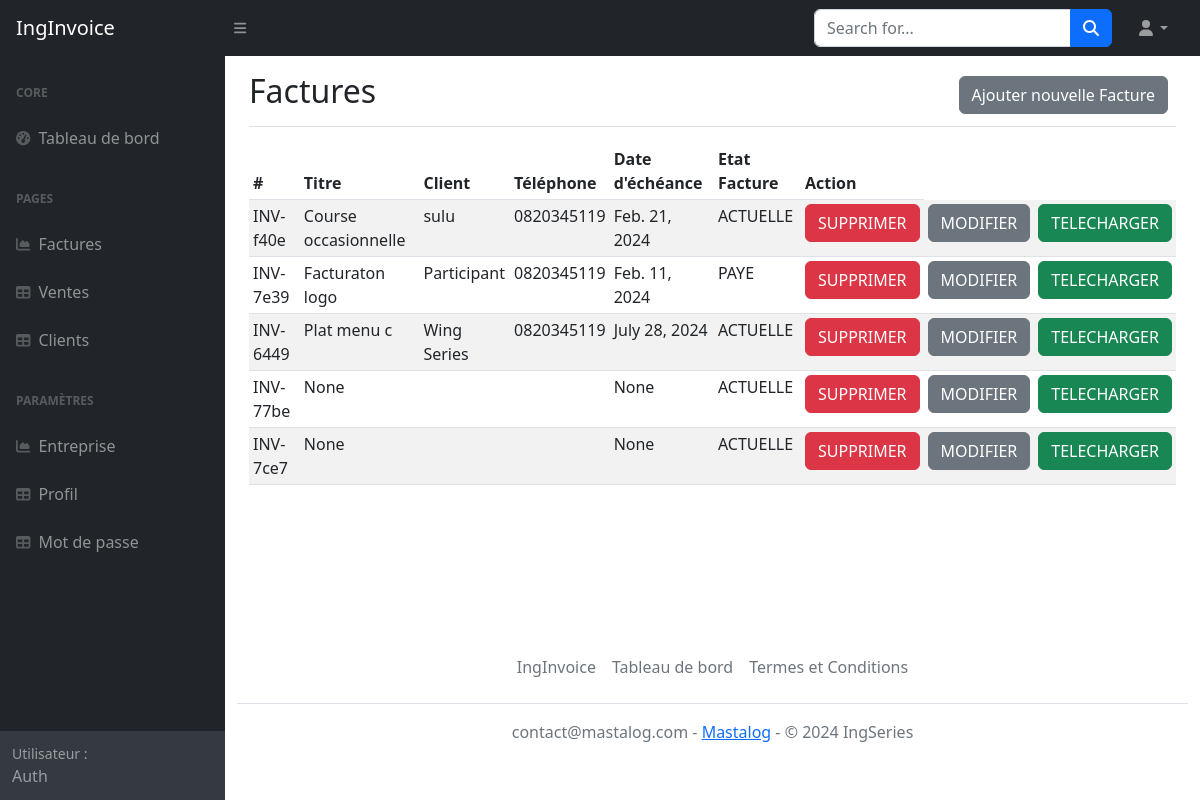
Before: /invoices (signed in) with the older database file.
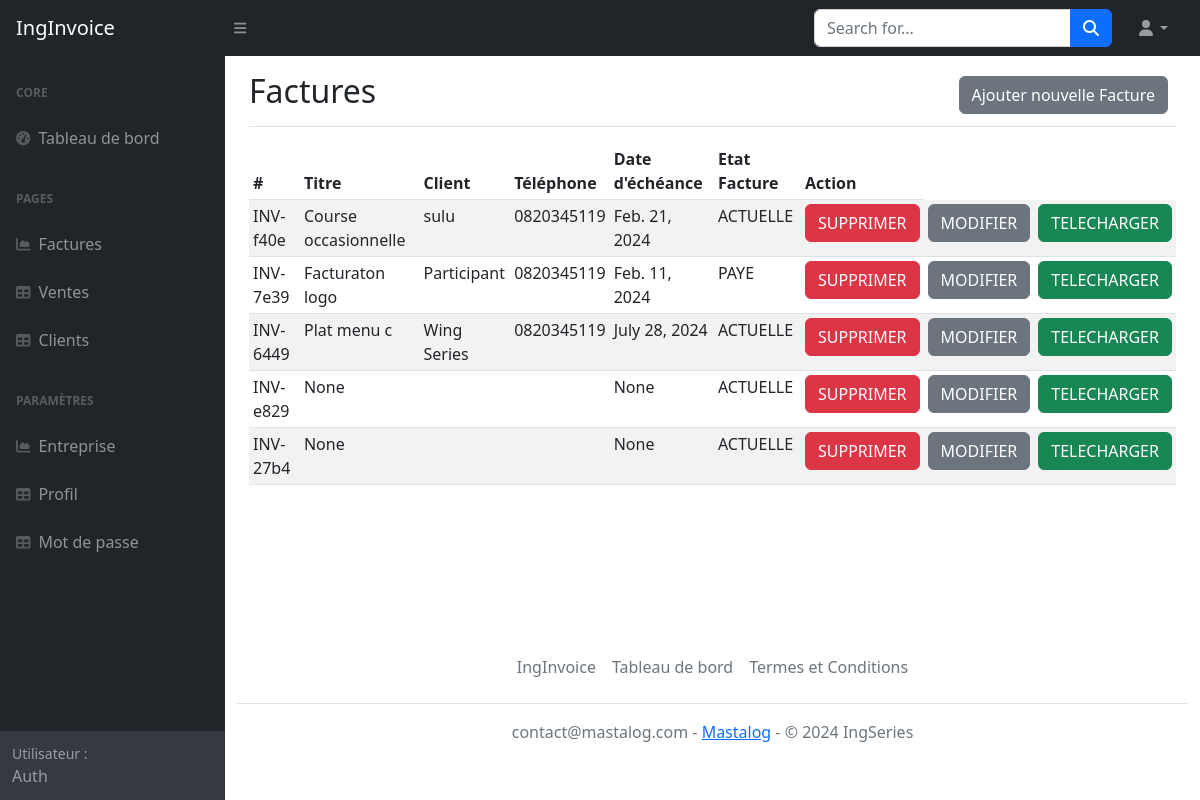
After: the same page with the newer database file.
### invoicing/models.py (models this page shows, shortened)
class Invoice(models.Model):
    TERMS = [
    ('14 jours', '14 jours'),
    ('30 jours', '30 jours'),
    ('60 jours', '60 jours'),
    ]
    STATUS = [
    ('ACTUELLE', 'ACTUELLE'),
    ('EMAIL_ENVOYE', 'EMAIL_ENVOYE'),
    ('RETARD DE PYT', 'RETARD DE PYT'),
    ('PAYE', 'PAYE'),
    ]
    title = models.CharField(null=True, blank=True, max_length=100)
    number = models.CharField(null=True, blank=True, max_length=100)
    dueDate = models.DateField(null=True, blank=True)
    paymentTerms = models.CharField(choices=TERMS, default='14 jours', max_length=100)
    status = models.CharField(choices=STATUS, default='ACTUELLE', max_length=100)
    notes = models.TextField(null=True, blank=True)
    client = models.ForeignKey(Client, blank=True, null=True, on_delete=models.SET_NULL)
    uniqueId = models.CharField(null=True, blank=True, max_length=100)
    slug = models.SlugField(max_length=500, unique=True, blank=True, null=True)
    date_created = models.DateTimeField(blank=True, null=True)
    last_updated = models.DateTimeField(blank=True, null=True)

class Client(models.Model):
    PROVINCES = [
    ('Haut Katanga', 'Haut Katanga'),
    ('Lualaba', 'Lualaba'),
    ('Kinshasa', 'Kinshasa'),
    ('Autre', 'Autre')
    ]
    clientName = models.CharField(null=True, blank=True, max_length=200)
    addressLine1 = models.CharField(null=True, blank=True, max_length=200)
    clientLogo  = models.ImageField(default='default_logo.jpg', upload_to='company_logos')
    province = models.CharField(choices=PROVINCES, blank=True, max_length=100)
    postalCode = models.CharField(null=True, blank=True, max_length=10)
    phoneNumber = models.CharField(null=True, blank=True, max_length=100)
    emailAddress = models.CharField(null=True, blank=True, max_length=100)
    taxNumber = models.CharField(null=True, blank=True, max_length=100)
    uniqueId = models.CharField(null=True, blank=True, max_length=100)
    slug = models.SlugField(max_length=500, unique=True, blank=True, null=True)
    date_created = models.DateTimeField(blank=True, null=True)
    last_updated = models.DateTimeField(blank=True, null=True)

### invoicing/views.py (the view)
# urls.py: path('invoices',views.invoices, name='invoices'),
@login_required
def invoices(request):
    context = {}
    invoices = Invoice.objects.all()
    context['invoices'] = invoices
    return render(request, 'invoice/invoices.html', context)

### templates/invoice/invoices.html (shortened to what this page needs)
{% extends 'base.html' %}
{% load static %}
{% load crispy_forms_tags %}
{% block content %}
  <div class="d-flex justify-content-between flex-wrap flex-md-nowrap align-items-center pt-3 pb-2 mb-3 border-bottom">
    <h1 class="h2">Factures</h1>
    <div class="btn-toolbar mb-2 mb-md-0">
      <div class="btn-group me-2">
        <a href="{% url 'create-invoice' %}"><button type="button" class="btn btn-secondary">Ajouter nouvelle Facture</button></a>
      </div>
    </div>
  </div>
  {% if invoices|length > 0 %}
  <div class="table-responsive">
    <table class="table table-striped table-sm">
      <thead>
        <tr>
          <th>#</th>
          <th>Titre</th>
          <th>Client</th>
          <th>Téléphone</th>
          <th>Date d'échéance</th>
          <th>Etat Facture</th>
          <th>Action</th>
        </tr>
      </thead>
      <tbody>
        {% for invoice in invoices %}
      <tr>
        <td>{{invoice.number}}</td>
        <td>{{invoice.title}}</td>
        <td>{{invoice.client.clientName}}</td>
        <td>{{invoice.client.phoneNumber}}</td>
        <td>{{invoice.dueDate}}</td>
        <td>{{invoice.status}}</td>
        <td>
          <a href="{% url 'delete-invoice' invoice.slug %}"><button class="btn btn-danger btn-md"> SUPPRIMER </button></a>
        </td>
        <td>
          <a href="{% url 'create-build-invoice' invoice.slug %}"><button class="btn text-white btn-secondary btn-md"> MODIFIER </button></a>
        </td>
        <td>
          <a href="{% url 'invoice_pdf' invoice.slug %}" target="_blank"><button class="btn btn-success text-white btn-md">TELECHARGER</button></a>
        </td>
      </tr>
        {% endfor %}
      </tbody>
    </table>
  </div>
  {% endif %}
{% endblock %}

### templates/base.html (shortened to what this page needs)
{% load static %}
{% include 'invoice/header.html' %}
    <body class="sb-nav-fixed">
        <nav class="sb-topnav navbar navbar-expand navbar-dark bg-dark">
            <a class="navbar-brand ps-3" href="index.html">IngInvoice</a>
            <button class="btn btn-link btn-sm order-1 order-lg-0 me-4 me-lg-0" id="sidebarToggle" href="#!"><i class="fas fa-bars"></i></button>
            <form class="d-none d-md-inline-block form-inline ms-auto me-0 me-md-3 my-2 my-md-0">
                <div class="input-group">
                    <input class="form-control" type="text" placeholder="Search for..." aria-label="Search for..." aria-describedby="btnNavbarSearch" />
                    <button class="btn btn-primary" id="btnNavbarSearch" type="button"><i class="fas fa-search"></i></button>
                </div>
            </form>
            <ul class="navbar-nav ms-auto ms-md-0 me-3 me-lg-4">
                <li class="nav-item dropdown">
                    <a class="nav-link dropdown-toggle" id="navbarDropdown" href="#" role="button" data-bs-toggle="dropdown" aria-expanded="false"><i class="fas fa-user fa-fw"></i></a>
                </li>
            </ul>
        </nav>
        <div id="layoutSidenav">
            <div id="layoutSidenav_nav">
                <nav class="sb-sidenav accordion sb-sidenav-dark" id="sidenavAccordion">
                    <div class="sb-sidenav-menu">
                        <div class="nav">
                            <div class="sb-sidenav-menu-heading">Core</div>
                            <a class="nav-link" href="{% url 'main_dashboard' %}">
                                <div class="sb-nav-link-icon"><i class="fas fa-tachometer-alt"></i></div>
                                Tableau de bord
                            </a>
                            <div class="sb-sidenav-menu-heading">Pages</div>
                            <a class="nav-link" href="{% url 'invoices' %}">
                                <div class="sb-nav-link-icon"><i class="fas fa-chart-area"></i></div>
                                Factures
                            </a>
                            <a class="nav-link" href="{% url 'products' %}">
                                <div class="sb-nav-link-icon"><i class="fas fa-table"></i></div>
                                Ventes
                            </a>
							<a class="nav-link" href="{% url 'clients' %}">
                                <div class="sb-nav-link-icon"><i class="fas fa-table"></i></div>
                                Clients
                            </a>
							<div class="sb-sidenav-menu-heading">Paramètres</div>
                            <a class="nav-link" href="{% url 'company_profile' %}">
                                <div class="sb-nav-link-icon"><i class="fas fa-chart-area"></i></div>
                                Entreprise
                            </a>
                            <a class="nav-link" href="{% url 'user_profile' %}">
                                <div class="sb-nav-link-icon"><i class="fas fa-table"></i></div>
                                Profil
                            </a>
							<a class="nav-link" href="{% url 'password_change' %}">
                                <div class="sb-nav-link-icon"><i class="fas fa-table"></i></div>
                                Mot de passe
                            </a>
                        </div>
                    </div>
                    <div class="sb-sidenav-footer">
                        <div class="small">Utilisateur :</div>
                        {{request.user.username | title}}
                    </div>
                </nav>
            </div>
            <div id="layoutSidenav_content">
            <main>
                <div class="container-fluid px-4">
                    {% block content%}
                    {% endblock %}
                </div>
            </main>
<footer>
    {% include 'invoice/footer.html' %}

### templates/invoice/header.html (shortened to what this page needs)
{% load static %}
<!DOCTYPE html>
<html lang="fr">
<head>
    <link rel="stylesheet" href="https://cdnjs.cloudflare.com/ajax/libs/font-awesome/6.0.0/css/all.min.css">
    <link href="https://cdn.jsdelivr.net/npm/simple-datatables@7.1.2/dist/style.min.css" rel="stylesheet" />
    <link href="{% static 'css\styles.css' %}" rel="stylesheet" />
</head>

### templates/invoice/footer.html (shortened to what this page needs)
{% load static %}
<div class="container">
    <footer class="py-3 my-4">
        <ul class="nav justify-content-center border-bottom pb-3 mb-3">
            <li class="nav-item"><a href="{% url 'index' %}" class="nav-link px-2 text-muted">IngInvoice</a></li>
            <li class="nav-item"><a href="{% url 'main_dashboard' %}" class="nav-link px-2 text-muted">Tableau de bord</a></li>
            <li class="nav-item"><a href="#" class="nav-link px-2 text-muted">Termes et Conditions</a></li>
        </ul>
        <p class="text-center text-muted">contact@mastalog.com - <a href="https://www.mastalog.com">Mastalog</a> - &copy; 2024 IngSeries</p>
    </footer>
</div>
</body>
</html>

Changed rows visible on the page:
removed Invoice: number "INV-77be", title "None", dueDate "None", status "ACTUELLE"
removed Invoice: number "INV-7ce7", title "None", dueDate "None", status "ACTUELLE"
added Invoice: number "INV-e829", title "None", dueDate "None", status "ACTUELLE"
added Invoice: number "INV-27b4", title "None", dueDate "None", status "ACTUELLE"
